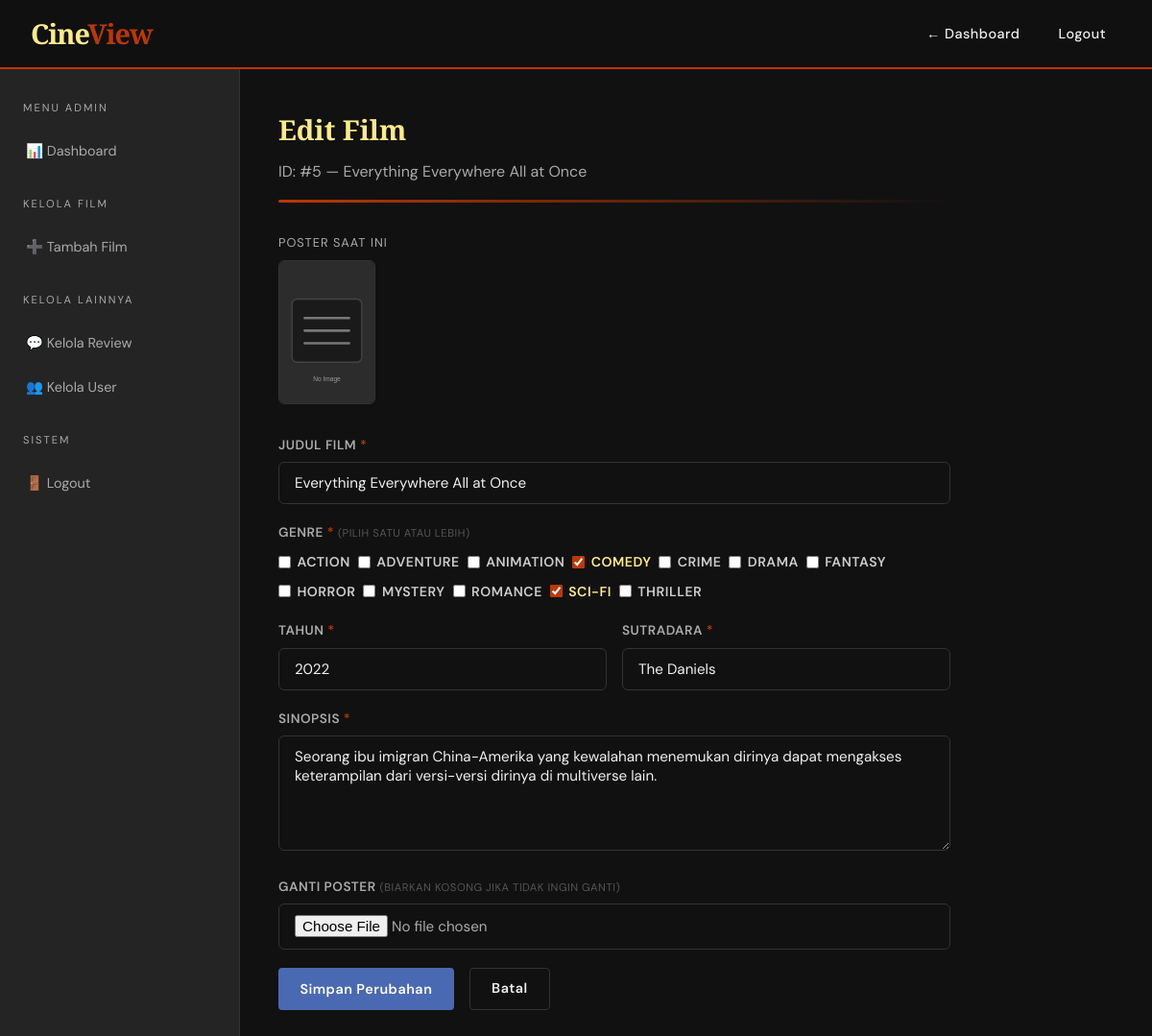
Screenshot of /admin/edit_film.php?id=5 (signed in) with the database file from the repository.
### tables this page shows
CREATE TABLE films (
    id          INT AUTO_INCREMENT PRIMARY KEY,
    judul       VARCHAR(200) NOT NULL,
    genre       VARCHAR(200),                     
    tahun       YEAR,
    sutradara   VARCHAR(100),
    sinopsis    TEXT,
    poster      VARCHAR(255) DEFAULT 'default.jpg',
    created_at  DATETIME DEFAULT CURRENT_TIMESTAMP
);

### admin/edit_film.php (the view, shortened to what this page needs)
<?php
include '../koneksi.php';
$film_id = intval($_GET['id'] ?? 0);
$stmt = $pdo->prepare("SELECT * FROM films WHERE id = ?");
$stmt->execute([$film_id]);
$film = $stmt->fetch();
$daftar_genre = ['Action','Adventure','Animation','Comedy','Crime','Drama','Fantasy','Horror','Mystery','Romance','Sci-Fi','Thriller'];
$genre_saat_ini = array_map('trim', explode(',', $film['genre']));
?>
<!DOCTYPE html>
<html lang="id">
<head>
    <link rel="stylesheet" href="../style.css">
</head>
<body>
<nav class="navbar">
    <div class="navbar-inner">
        <a href="../index.php" class="navbar-logo">Cine<span>View</span></a>
        <ul class="navbar-menu">
            <li><a href="dashboard.php">← Dashboard</a></li>
            <li><a href="../logout.php">Logout</a></li>
        </ul>
    </div>
</nav>
<div class="dashboard-layout">
    <aside class="sidebar">
        <div class="sidebar-title">Menu Admin</div>
        <a href="dashboard.php">📊 Dashboard</a>
        <div class="sidebar-title">Kelola Film</div>
        <a href="tambah_film.php">➕ Tambah Film</a>
        <div class="sidebar-title">Kelola Lainnya</div>
        <a href="kelola_review.php">💬 Kelola Review</a>
        <a href="kelola_user.php">👥 Kelola User</a>
        <div class="sidebar-title">Sistem</div>
        <a href="../logout.php">🚪 Logout</a>
    </aside>
    <main class="dashboard-konten">
        <div style="max-width:700px;">
            <h1 style="font-family:'Playfair Display',serif; font-size:1.8rem; color:#FFEC89; margin-bottom:0.5rem;">
                Edit Film
            </h1>
            <p style="color:#aaa; margin-bottom:1rem;">ID: #<?= $film_id ?> &mdash; <?= htmlspecialchars($film['judul']) ?></p>
            <div class="garis-dekorasi"></div>
            <div style="margin-bottom:1.5rem;">
                <p style="font-size:0.8rem; color:#aaa; margin-bottom:0.5rem; text-transform:uppercase; letter-spacing:1px;">Poster Saat Ini</p>
                <img src="../img/<?= htmlspecialchars(!empty($film['poster']) ? $film['poster'] : 'default.svg') ?>"
                     alt="Poster"
                     onerror="this.src='../img/default.svg'"
                     style="height:150px; border-radius:6px; border:1px solid #333;">
            </div>
            <form method="POST" enctype="multipart/form-data">
                <div class="form-group">
                    <label>Judul Film <span style="color:#BA3801;">*</span></label>
                    <input type="text" name="judul"
                           value="<?= htmlspecialchars($film['judul']) ?>" required>
                </div>
                <div class="form-group">
                    <label>Genre <span style="color:#BA3801;">*</span> <small style="color:#555; font-weight:400;">(pilih satu atau lebih)</small></label>
                    <div class="genre-grid">
                        <?php foreach ($daftar_genre as $g): ?>
                        <div class="genre-item">
                            <input type="checkbox"
                                   id="genre_<?= $g ?>"
                                   name="genre[]"
                                   value="<?= $g ?>"
                                   <?= in_array($g, $genre_saat_ini) ? 'checked' : '' ?>>
                            <label for="genre_<?= $g ?>"><?= $g ?></label>
                        </div>
                        <?php endforeach; ?>
                    </div>
                </div>
                <div style="display:grid; grid-template-columns:1fr 1fr; gap:1rem;">
                    <div class="form-group">
                        <label>Tahun <span style="color:#BA3801;">*</span></label>
                        <input type="number" name="tahun"
                               value="<?= $film['tahun'] ?>" min="1900" max="2030" required>
                    </div>
                    <div class="form-group">
                        <label>Sutradara <span style="color:#BA3801;">*</span></label>
                        <input type="text" name="sutradara" required
                               value="<?= htmlspecialchars($film['sutradara']) ?>">
                    </div>
                </div>
                <div class="form-group">
                    <label>Sinopsis <span style="color:#BA3801;">*</span></label>
                    <textarea name="sinopsis" required><?= htmlspecialchars($film['sinopsis']) ?></textarea>
                </div>
                <div class="form-group">
                    <label>Ganti Poster <small style="color:#555; font-weight:400;">(biarkan kosong jika tidak ingin ganti)</small></label>
                    <input type="file" id="poster" name="poster" accept="image/*" style="color:#aaa;">
                </div>
                <div style="display:flex; gap:1rem;">
                    <button type="submit" class="btn btn-biru">Simpan Perubahan</button>
                    <a href="dashboard.php" class="btn btn-outline">Batal</a>
                </div>
            </form>
        </div>
    </main>
</div>
</body>
</html>

### style.css (style rules this page uses)
:root { --merah : #BA3801; --merah-muda : #d44a10; --kuning : #FFEC89; --biru : #4A69B3; --biru-muda : #6b8fd4; --hitam : #111111; --gelap : #1a1a1a; --card : #242424; --card-border : #333333; --teks-putih : #f0f0f0; --teks-abu : #aaaaaa; --font-judul : 'Playfair Display', serif; --font-teks : 'DM Sans', sans-serif; }
* { margin: 0; padding: 0; box-sizing: border-box; }
body { font-family: var(--font-teks); background-color: var(--hitam); color: var(--teks-putih); min-height: 100vh; line-height: 1.6; }
.navbar { background: rgba(17, 17, 17, 0.95); border-bottom: 2px solid var(--merah); padding: 0 2rem; position: sticky; top: 0; z-index: 1000; backdrop-filter: blur(10px); }
.navbar-inner { max-width: 1200px; margin: 0 auto; display: flex; align-items: center; justify-content: space-between; height: 70px; }
.navbar-logo { font-family: var(--font-judul); font-size: 1.8rem; font-weight: 900; color: var(--kuning); text-decoration: none; letter-spacing: -1px; }
.navbar-logo span { color: var(--merah); }
.navbar-menu { display: flex; list-style: none; gap: 0.5rem; align-items: center; }
.navbar-menu a { color: var(--teks-putih); text-decoration: none; font-size: 0.9rem; font-weight: 500; padding: 0.5rem 1rem; border-radius: 4px; transition: all 0.2s ease; letter-spacing: 0.5px; }
.btn { display: inline-block; padding: 0.6rem 1.4rem; border-radius: 4px; font-family: var(--font-teks); font-size: 0.9rem; font-weight: 600; cursor: pointer; text-decoration: none; border: none; transition: all 0.2s ease; letter-spacing: 0.5px; }
.btn-biru { background: var(--biru); color: white; }
.btn-outline { background: transparent; color: var(--teks-putih); border: 1px solid var(--card-border); }
.garis-dekorasi { height: 3px; background: linear-gradient(to right, var(--merah), transparent); margin-bottom: 2rem; border-radius: 2px; }
.form-group { margin-bottom: 1.2rem; }
.form-group label { display: block; font-size: 0.85rem; font-weight: 600; color: var(--teks-abu); margin-bottom: 0.4rem; letter-spacing: 0.5px; text-transform: uppercase; }
.form-group input, .form-group select, .form-group textarea { width: 100%; padding: 0.7rem 1rem; background: var(--hitam); border: 1px solid var(--card-border); border-radius: 6px; color: var(--teks-putih); font-family: var(--font-teks); font-size: 0.95rem; transition: border-color 0.2s; outline: none; }
.form-group textarea { min-height: 120px; resize: vertical; }
.dashboard-layout { display: grid; grid-template-columns: 250px 1fr; min-height: calc(100vh - 70px); }
.sidebar { background: var(--card); border-right: 1px solid var(--card-border); padding: 2rem 0; }
.sidebar-title { font-size: 0.7rem; letter-spacing: 2px; text-transform: uppercase; color: var(--teks-abu); padding: 0 1.5rem; margin-bottom: 0.8rem; margin-top: 1.5rem; }
.sidebar-title:first-child { margin-top: 0; }
.sidebar a { display: flex; align-items: center; gap: 0.8rem; padding: 0.7rem 1.5rem; color: var(--teks-abu); text-decoration: none; font-size: 0.9rem; transition: all 0.2s; border-left: 3px solid transparent; }
.dashboard-konten { padding: 2.5rem; overflow-y: auto; }

### admin/edit_film.php (style rules this page uses)
.genre-grid { display: flex; flex-wrap: wrap; gap: 0.5rem; margin-top: 0.5rem; }
.genre-item { display: flex; align-items: center; gap: 0.4rem; }
.genre-item input[type="checkbox"] { width: auto; accent-color: #BA3801; cursor: pointer; }
.genre-item label { font-size: 0.88rem; color: #ccc; cursor: pointer; margin-bottom: 0; }
.genre-item input[type="checkbox"]:checked + label { color: #FFEC89; font-weight: 600; }

### rows the page displays
films: judul "Everything Everywhere All at Once", genre "☑", tahun "2022", sutradara "The Daniels", sinopsis "Seorang ibu imigran China-Amerika yang kewalahan menemukan dirinya dapat mengakses keterampilan dari versi-versi dirinya di multiverse lain."

### other values shown
$film_id "5"
$g "ACTION"
$g "ADVENTURE"
$g "ANIMATION"
$g "COMEDY"
$g "CRIME"
$g "DRAMA"
$g "FANTASY"
$g "HORROR"
$g "MYSTERY"
$g "ROMANCE"
$g "SCI-FI"
$g "THRILLER"
